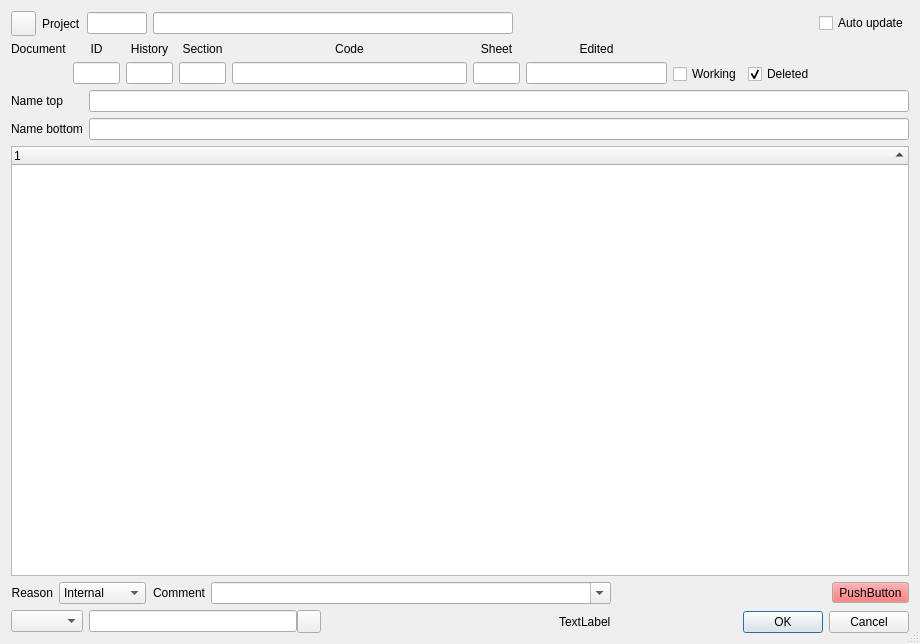
<?xml version="1.0" encoding="UTF-8"?>
<ui version="4.0">
 <class>PlotSimpleListDlg</class>
 <widget class="QDialog" name="PlotSimpleListDlg">
  <property name="geometry">
   <rect>
    <x>0</x>
    <y>0</y>
    <width>920</width>
    <height>644</height>
   </rect>
  </property>
  <property name="windowTitle">
   <string>Dialog</string>
  </property>
  <property name="locale">
   <locale language="English" country="UnitedStates"/>
  </property>
  <property name="sizeGripEnabled">
   <bool>true</bool>
  </property>
  <layout class="QVBoxLayout" name="verticalLayout_5" stretch="0,1,0">
   <item>
    <widget class="QStackedWidget" name="swTop">
     <widget class="QWidget" name="pgList">
      <layout class="QVBoxLayout" name="verticalLayout_17">
       <property name="leftMargin">
        <number>0</number>
       </property>
       <property name="topMargin">
        <number>0</number>
       </property>
       <property name="rightMargin">
        <number>0</number>
       </property>
       <property name="bottomMargin">
        <number>0</number>
       </property>
       <item>
        <layout class="QHBoxLayout" name="horizontalLayout_7">
         <property name="spacing">
          <number>6</number>
         </property>
         <item>
          <widget class="QToolButton" name="tbReload">
           <property name="sizePolicy">
            <sizepolicy hsizetype="Expanding" vsizetype="MinimumExpanding">
             <horstretch>0</horstretch>
             <verstretch>0</verstretch>
            </sizepolicy>
           </property>
           <property name="minimumSize">
            <size>
             <width>25</width>
             <height>25</height>
            </size>
           </property>
           <property name="maximumSize">
            <size>
             <width>25</width>
             <height>25</height>
            </size>
           </property>
           <property name="icon">
            <iconset>
             <normaloff>:/some/ico/ico/reload.png</normaloff>:/some/ico/ico/reload.png</iconset>
           </property>
          </widget>
         </item>
         <item>
          <widget class="QLabel" name="label_11">
           <property name="text">
            <string>Project</string>
           </property>
          </widget>
         </item>
         <item>
          <widget class="QLineEdit" name="leIdProject">
           <property name="minimumSize">
            <size>
             <width>60</width>
             <height>0</height>
            </size>
           </property>
           <property name="maximumSize">
            <size>
             <width>60</width>
             <height>16777215</height>
            </size>
           </property>
           <property name="alignment">
            <set>Qt::AlignCenter</set>
           </property>
           <property name="readOnly">
            <bool>true</bool>
           </property>
          </widget>
         </item>
         <item>
          <widget class="QLineEdit" name="leProjName">
           <property name="minimumSize">
            <size>
             <width>360</width>
             <height>0</height>
            </size>
           </property>
           <property name="readOnly">
            <bool>true</bool>
           </property>
          </widget>
         </item>
         <item>
          <spacer name="horizontalSpacer_5">
           <property name="orientation">
            <enum>Qt::Horizontal</enum>
           </property>
           <property name="sizeHint" stdset="0">
            <size>
             <width>40</width>
             <height>20</height>
            </size>
           </property>
          </spacer>
         </item>
         <item>
          <widget class="QCheckBox" name="cbAutoUpdate">
           <property name="text">
            <string>Auto update</string>
           </property>
          </widget>
         </item>
        </layout>
       </item>
       <item>
        <layout class="QHBoxLayout" name="horizontalLayout_8" stretch="0,1,1,1,5,1,3,0,0,2">
         <item>
          <layout class="QVBoxLayout" name="verticalLayout_10">
           <item>
            <widget class="QLabel" name="label_12">
             <property name="text">
              <string>Document</string>
             </property>
            </widget>
           </item>
           <item>
            <spacer name="verticalSpacer_5">
             <property name="orientation">
              <enum>Qt::Vertical</enum>
             </property>
             <property name="sizeHint" stdset="0">
              <size>
               <width>20</width>
               <height>10</height>
              </size>
             </property>
            </spacer>
           </item>
          </layout>
         </item>
         <item>
          <layout class="QVBoxLayout" name="verticalLayout_11">
           <item>
            <widget class="QLabel" name="label_13">
             <property name="text">
              <string notr="true">ID</string>
             </property>
             <property name="alignment">
              <set>Qt::AlignCenter</set>
             </property>
            </widget>
           </item>
           <item>
            <widget class="QLineEdit" name="leIdPlot">
             <property name="alignment">
              <set>Qt::AlignCenter</set>
             </property>
             <property name="readOnly">
              <bool>true</bool>
             </property>
            </widget>
           </item>
          </layout>
         </item>
         <item>
          <layout class="QVBoxLayout" name="verticalLayout_3">
           <item>
            <widget class="QLabel" name="label_3">
             <property name="text">
              <string>History</string>
             </property>
             <property name="alignment">
              <set>Qt::AlignCenter</set>
             </property>
            </widget>
           </item>
           <item>
            <widget class="QLineEdit" name="leHistory">
             <property name="alignment">
              <set>Qt::AlignCenter</set>
             </property>
            </widget>
           </item>
          </layout>
         </item>
         <item>
          <layout class="QVBoxLayout" name="verticalLayout_12">
           <item>
            <widget class="QLabel" name="label_14">
             <property name="text">
              <string>Section</string>
             </property>
             <property name="alignment">
              <set>Qt::AlignCenter</set>
             </property>
            </widget>
           </item>
           <item>
            <widget class="QLineEdit" name="leSection">
             <property name="alignment">
              <set>Qt::AlignCenter</set>
             </property>
             <property name="readOnly">
              <bool>true</bool>
             </property>
            </widget>
           </item>
          </layout>
         </item>
         <item>
          <layout class="QVBoxLayout" name="verticalLayout_13">
           <item>
            <widget class="QLabel" name="label_15">
             <property name="text">
              <string>Code</string>
             </property>
             <property name="alignment">
              <set>Qt::AlignCenter</set>
             </property>
            </widget>
           </item>
           <item>
            <widget class="QLineEdit" name="leCode">
             <property name="readOnly">
              <bool>true</bool>
             </property>
            </widget>
           </item>
          </layout>
         </item>
         <item>
          <layout class="QVBoxLayout" name="verticalLayout_14">
           <item>
            <widget class="QLabel" name="label_16">
             <property name="text">
              <string>Sheet</string>
             </property>
             <property name="alignment">
              <set>Qt::AlignCenter</set>
             </property>
            </widget>
           </item>
           <item>
            <widget class="QLineEdit" name="leSheet">
             <property name="alignment">
              <set>Qt::AlignCenter</set>
             </property>
             <property name="readOnly">
              <bool>true</bool>
             </property>
            </widget>
           </item>
          </layout>
         </item>
         <item>
          <layout class="QVBoxLayout" name="verticalLayout_4">
           <item>
            <widget class="QLabel" name="label_4">
             <property name="text">
              <string>Edited</string>
             </property>
             <property name="alignment">
              <set>Qt::AlignCenter</set>
             </property>
            </widget>
           </item>
           <item>
            <widget class="QLineEdit" name="leEdited">
             <property name="alignment">
              <set>Qt::AlignCenter</set>
             </property>
             <property name="readOnly">
              <bool>true</bool>
             </property>
            </widget>
           </item>
          </layout>
         </item>
         <item>
          <layout class="QVBoxLayout" name="verticalLayout_15">
           <item>
            <spacer name="verticalSpacer_6">
             <property name="orientation">
              <enum>Qt::Vertical</enum>
             </property>
             <property name="sizeHint" stdset="0">
              <size>
               <width>20</width>
               <height>10</height>
              </size>
             </property>
            </spacer>
           </item>
           <item>
            <widget class="QRoCheckBox" name="cbWorking">
             <property name="minimumSize">
              <size>
               <width>0</width>
               <height>20</height>
              </size>
             </property>
             <property name="maximumSize">
              <size>
               <width>16777215</width>
               <height>20</height>
              </size>
             </property>
             <property name="text">
              <string>Working</string>
             </property>
            </widget>
           </item>
          </layout>
         </item>
         <item>
          <layout class="QVBoxLayout" name="verticalLayout_16">
           <item>
            <spacer name="verticalSpacer_7">
             <property name="orientation">
              <enum>Qt::Vertical</enum>
             </property>
             <property name="sizeHint" stdset="0">
              <size>
               <width>20</width>
               <height>10</height>
              </size>
             </property>
            </spacer>
           </item>
           <item>
            <widget class="QRoCheckBox" name="cbDeleted">
             <property name="text">
              <string>Deleted</string>
             </property>
             <property name="checked">
              <bool>true</bool>
             </property>
            </widget>
           </item>
          </layout>
         </item>
         <item>
          <spacer name="horizontalSpacer_6">
           <property name="orientation">
            <enum>Qt::Horizontal</enum>
           </property>
           <property name="sizeHint" stdset="0">
            <size>
             <width>40</width>
             <height>20</height>
            </size>
           </property>
          </spacer>
         </item>
        </layout>
       </item>
       <item>
        <layout class="QFormLayout" name="formLayout_2">
         <property name="fieldGrowthPolicy">
          <enum>QFormLayout::AllNonFixedFieldsGrow</enum>
         </property>
         <item row="0" column="0">
          <widget class="QLabel" name="label_17">
           <property name="text">
            <string>Name top</string>
           </property>
          </widget>
         </item>
         <item row="0" column="1">
          <widget class="QLineEdit" name="leNameTop">
           <property name="readOnly">
            <bool>true</bool>
           </property>
          </widget>
         </item>
         <item row="1" column="0">
          <widget class="QLabel" name="label_18">
           <property name="text">
            <string>Name bottom</string>
           </property>
          </widget>
         </item>
         <item row="1" column="1">
          <widget class="QLineEdit" name="leNameBottom">
           <property name="readOnly">
            <bool>true</bool>
           </property>
          </widget>
         </item>
        </layout>
       </item>
      </layout>
     </widget>
    </widget>
   </item>
   <item>
    <widget class="PlotListTree" name="twDocs">
     <property name="dragDropMode">
      <enum>QAbstractItemView::DragOnly</enum>
     </property>
     <property name="selectionMode">
      <enum>QAbstractItemView::ExtendedSelection</enum>
     </property>
     <property name="sortingEnabled">
      <bool>true</bool>
     </property>
     <column>
      <property name="text">
       <string notr="true">1</string>
      </property>
     </column>
    </widget>
   </item>
   <item>
    <widget class="QStackedWidget" name="swForMode">
     <property name="currentIndex">
      <number>0</number>
     </property>
     <widget class="QWidget" name="pgNewVersion">
      <layout class="QHBoxLayout" name="horizontalLayout_4">
       <property name="leftMargin">
        <number>0</number>
       </property>
       <property name="topMargin">
        <number>0</number>
       </property>
       <property name="rightMargin">
        <number>0</number>
       </property>
       <property name="bottomMargin">
        <number>0</number>
       </property>
       <item>
        <widget class="QWidget" name="wdNewVersion" native="true">
         <layout class="QVBoxLayout" name="verticalLayout">
          <property name="leftMargin">
           <number>0</number>
          </property>
          <property name="topMargin">
           <number>0</number>
          </property>
          <property name="rightMargin">
           <number>0</number>
          </property>
          <property name="bottomMargin">
           <number>0</number>
          </property>
          <item>
           <layout class="QHBoxLayout" name="horizontalLayout">
            <item>
             <widget class="QLabel" name="label">
              <property name="text">
               <string>Reason</string>
              </property>
              <property name="alignment">
               <set>Qt::AlignRight|Qt::AlignTrailing|Qt::AlignVCenter</set>
              </property>
             </widget>
            </item>
            <item>
             <widget class="QComboBox" name="cbNewVerReason">
              <item>
               <property name="text">
                <string>Internal</string>
               </property>
              </item>
              <item>
               <property name="text">
                <string>Customer</string>
               </property>
              </item>
              <item>
               <property name="text">
                <string>Contractor</string>
               </property>
              </item>
             </widget>
            </item>
            <item>
             <widget class="QLabel" name="label_2">
              <property name="text">
               <string>Comment</string>
              </property>
              <property name="alignment">
               <set>Qt::AlignRight|Qt::AlignTrailing|Qt::AlignVCenter</set>
              </property>
             </widget>
            </item>
            <item>
             <widget class="QComboBox" name="cbNewVerComment">
              <property name="minimumSize">
               <size>
                <width>400</width>
                <height>0</height>
               </size>
              </property>
              <property name="editable">
               <bool>true</bool>
              </property>
              <property name="sizeAdjustPolicy">
               <enum>QComboBox::AdjustToContents</enum>
              </property>
             </widget>
            </item>
           </layout>
          </item>
          <item>
           <layout class="QHBoxLayout" name="horizontalLayout_2">
            <property name="rightMargin">
             <number>0</number>
            </property>
            <item>
             <widget class="QComboBox" name="cbWhatToDo">
              <property name="sizeAdjustPolicy">
               <enum>QComboBox::AdjustToContents</enum>
              </property>
             </widget>
            </item>
            <item>
             <widget class="QWidget" name="wdSelectFile" native="true">
              <property name="minimumSize">
               <size>
                <width>80</width>
                <height>0</height>
               </size>
              </property>
              <layout class="QHBoxLayout" name="horizontalLayout_6">
               <property name="spacing">
                <number>0</number>
               </property>
               <property name="leftMargin">
                <number>0</number>
               </property>
               <property name="topMargin">
                <number>0</number>
               </property>
               <property name="rightMargin">
                <number>0</number>
               </property>
               <property name="bottomMargin">
                <number>0</number>
               </property>
               <item>
                <widget class="QLineEdit" name="leFilename"/>
               </item>
               <item>
                <widget class="QToolButton" name="tbTreeSel_2">
                 <property name="icon">
                  <iconset>
                   <normaloff>:/some/ico/ico/dropdownbutton.png</normaloff>:/some/ico/ico/dropdownbutton.png</iconset>
                 </property>
                </widget>
               </item>
              </layout>
             </widget>
            </item>
            <item>
             <spacer name="horizontalSpacer">
              <property name="orientation">
               <enum>Qt::Horizontal</enum>
              </property>
              <property name="sizeHint" stdset="0">
               <size>
                <width>40</width>
                <height>20</height>
               </size>
              </property>
             </spacer>
            </item>
            <item>
             <widget class="QLabel" name="lblAcadVersion">
              <property name="text">
               <string notr="true">TextLabel</string>
              </property>
             </widget>
            </item>
           </layout>
          </item>
         </layout>
        </widget>
       </item>
       <item>
        <layout class="QVBoxLayout" name="verticalLayout_2">
         <item>
          <layout class="QHBoxLayout" name="horizontalLayout_5">
           <item>
            <spacer name="horizontalSpacer_2">
             <property name="orientation">
              <enum>Qt::Horizontal</enum>
             </property>
             <property name="sizeHint" stdset="0">
              <size>
               <width>40</width>
               <height>20</height>
              </size>
             </property>
            </spacer>
           </item>
           <item>
            <widget class="QToolButton" name="pbAlreadyInBase">
             <property name="palette">
              <palette>
               <active>
                <colorrole role="Button">
                 <brush brushstyle="SolidPattern">
                  <color alpha="255">
                   <red>255</red>
                   <green>75</green>
                   <blue>78</blue>
                  </color>
                 </brush>
                </colorrole>
               </active>
               <inactive>
                <colorrole role="Button">
                 <brush brushstyle="SolidPattern">
                  <color alpha="255">
                   <red>255</red>
                   <green>75</green>
                   <blue>78</blue>
                  </color>
                 </brush>
                </colorrole>
               </inactive>
               <disabled>
                <colorrole role="Button">
                 <brush brushstyle="SolidPattern">
                  <color alpha="255">
                   <red>255</red>
                   <green>75</green>
                   <blue>78</blue>
                  </color>
                 </brush>
                </colorrole>
               </disabled>
              </palette>
             </property>
             <property name="toolTip">
              <string>This file was already loaded to Projects Base</string>
             </property>
             <property name="text">
              <string notr="true">PushButton</string>
             </property>
             <property name="toolButtonStyle">
              <enum>Qt::ToolButtonTextBesideIcon</enum>
             </property>
            </widget>
           </item>
          </layout>
         </item>
         <item>
          <spacer name="verticalSpacer">
           <property name="orientation">
            <enum>Qt::Vertical</enum>
           </property>
           <property name="sizeHint" stdset="0">
            <size>
             <width>20</width>
             <height>0</height>
            </size>
           </property>
          </spacer>
         </item>
         <item>
          <widget class="QDialogButtonBox" name="buttonBox">
           <property name="orientation">
            <enum>Qt::Horizontal</enum>
           </property>
           <property name="standardButtons">
            <set>QDialogButtonBox::Cancel|QDialogButtonBox::Ok</set>
           </property>
          </widget>
         </item>
        </layout>
       </item>
      </layout>
     </widget>
    </widget>
   </item>
  </layout>
  <action name="actionGo_to_selected">
   <property name="text">
    <string>Go to selected documents</string>
   </property>
  </action>
 </widget>
 <customwidgets>
  <customwidget>
   <class>QRoCheckBox</class>
   <extends>QCheckBox</extends>
   <header>../VProject/QRoCheckBox.h</header>
  </customwidget>
  <customwidget>
   <class>PlotListTree</class>
   <extends>QTreeWidget</extends>
   <header>../VProject/PlotListTree.h</header>
   <slots>
    <signal>AskMakeNewDocument()</signal>
   </slots>
  </customwidget>
 </customwidgets>
 <resources/>
 <connections>
  <connection>
   <sender>buttonBox</sender>
   <signal>accepted()</signal>
   <receiver>PlotSimpleListDlg</receiver>
   <slot>Accept()</slot>
   <hints>
    <hint type="sourcelabel">
     <x>248</x>
     <y>254</y>
    </hint>
    <hint type="destinationlabel">
     <x>157</x>
     <y>274</y>
    </hint>
   </hints>
  </connection>
  <connection>
   <sender>buttonBox</sender>
   <signal>rejected()</signal>
   <receiver>PlotSimpleListDlg</receiver>
   <slot>reject()</slot>
   <hints>
    <hint type="sourcelabel">
     <x>316</x>
     <y>260</y>
    </hint>
    <hint type="destinationlabel">
     <x>286</x>
     <y>274</y>
    </hint>
   </hints>
  </connection>
 </connections>
 <slots>
  <slot>Accept()</slot>
 </slots>
</ui>
